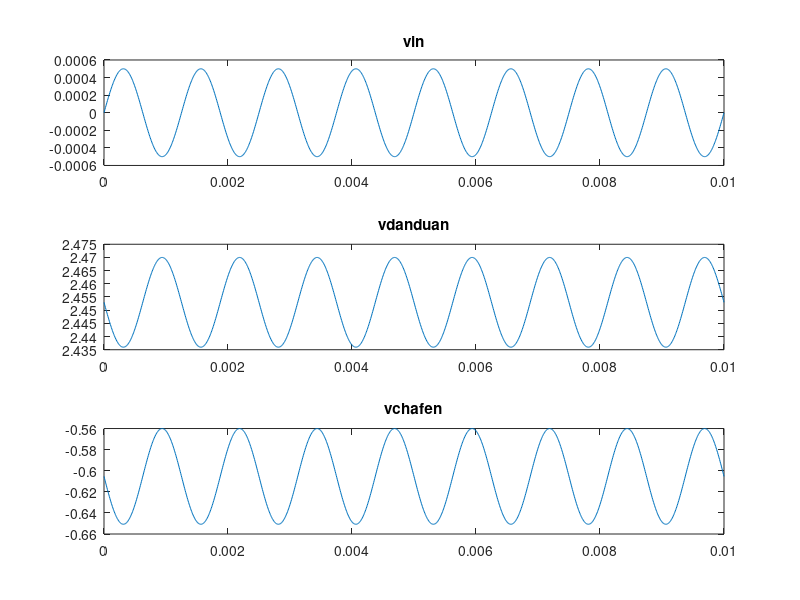

Write MATLAB code to recreate this figure.
clc
clear


fs=126e3;
Ts=1/fs;
t=0:Ts:0.01;
f=800;

vin=0.5e-3*sin(2*pi*f*t);
figure(1);subplot(3,1,1);plot(t,vin);title('vin')

rf=160e3;
rin=4.7e3;

v_shift=0.07;

v_danduan=zeros(1,length(t));
for i=1:length(t)
    v_danduan(i)=(1+rf/rin)*v_shift-rf/rin*vin(i);
    if v_danduan(i)<0
        v_danduan(i)=0;
    end

    if v_danduan(i)>5
        v_danduan(i)=5;
    end    
end
figure(1);subplot(3,1,2);plot(t,v_danduan);title('vdanduan')


vocm=2.68;
rf2=2e3;
rin2=750;

v_chafen=zeros(1,length(t));
for i=1:length(t)
    v_chafen(i)=(v_danduan(i)-vocm)*rf2/rin2;
    if v_chafen(i)<-5
        v_chafen(i)=-5;
    end

    if v_chafen(i)>5
        v_chafen(i)=5;
    end    
end

figure(1);subplot(3,1,3);plot(t,v_chafen);title('vchafen')
